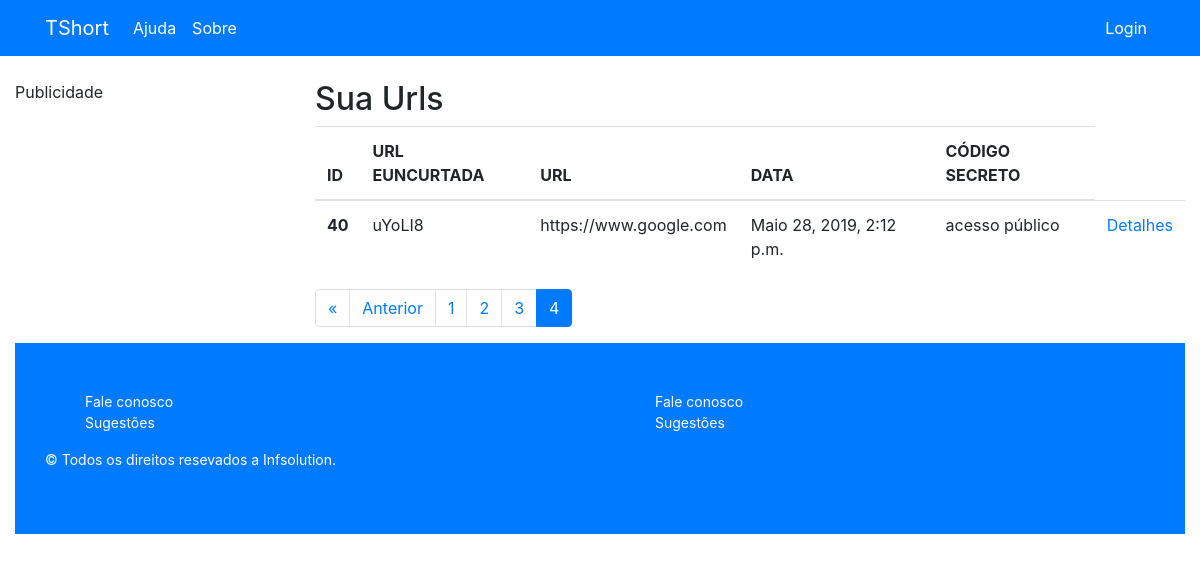
Page /report/?page=4 (signed in) on the earlier database version.
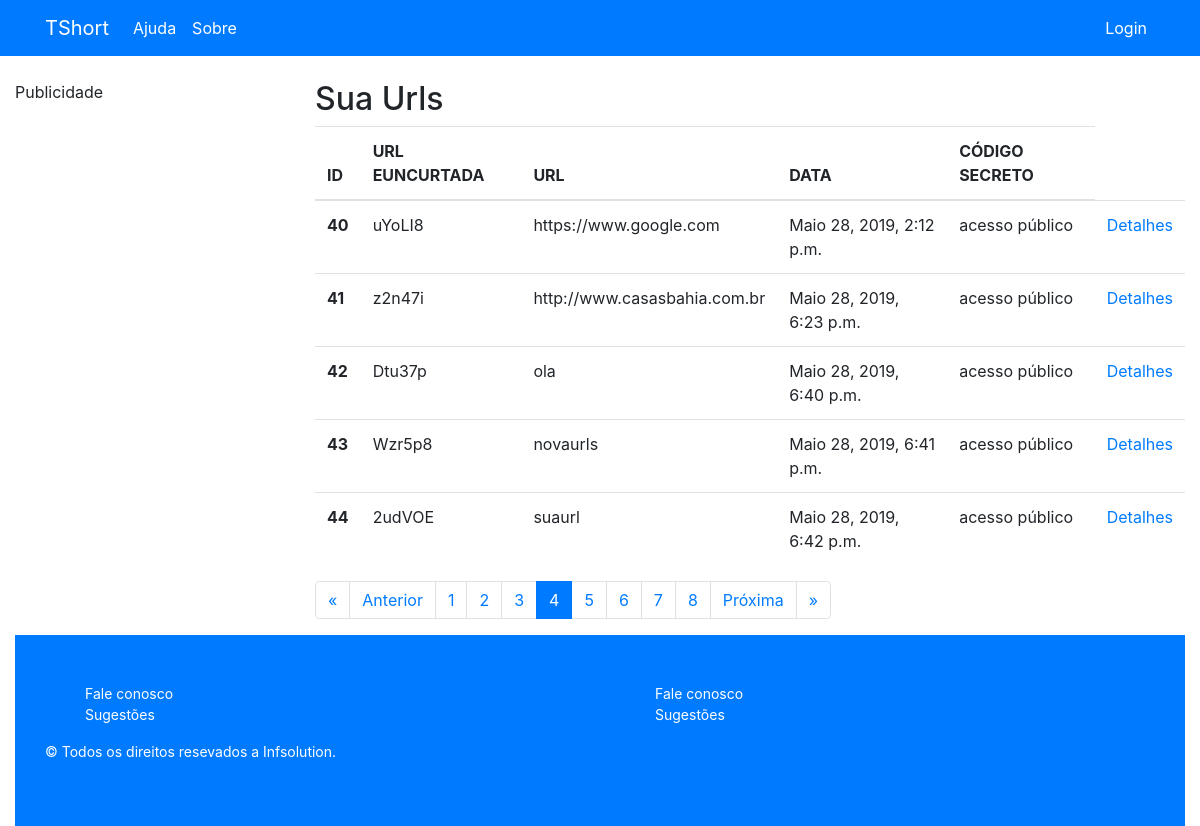
Same page on the later database version.
### app/models.py (models this page shows, shortened)
class Shortened(models.Model):
	perfil = models.ForeignKey(Perfil, related_name='shorteneds', on_delete=models.CASCADE, null=True)
	url = models.CharField(max_length=1024)
	url_shortened = models.CharField(max_length=256, null=True, unique=True)
	created_at = models.DateTimeField(auto_now_add=True)
	expiring_date = models.DateTimeField(auto_now_add=False, null=True)
	code = models.CharField(max_length=12, null=True, unique=True)
	private_code = models.CharField(max_length=12, null=True)
	preview = models.BooleanField(default=False)
	preview_message = models.TextField(null=True)

### app/views.py (the view)
# urls.py: path('report/', views.shotened_report, name='report'),
@login_required
def shotened_report(request):
	ITEMS_PER_PAGE = 5
	perfil_logado = get_perfil_logado(request)
	shorteneds = Shortened.objects.filter(perfil=perfil_logado)
	paginator = Paginator(shorteneds, ITEMS_PER_PAGE)
	page = request.GET.get('page',1)
	try:
		short_page = paginator.get_page(page)
	except InvalidPage:
		short_page = paginator.get_page(1)
	return render(request, 'app/report.html',{"shorteneds":short_page,"perfil_logado":perfil_logado})

### app/views.py (called while the page is built)
def get_perfil_logado(request):
	try:
		perfil = Perfil.objects.get(user=request.user)
	except Exception as e:
		return None
	return perfil

### app/templates/app/report.html
{% extends 'app/base.html' %}
{% load i18n %}
{% block body %}
<h2>{% trans "Sua Urls" %}</h2>
<table class="table table-hover table-responsive">
	<thead>
		<tr>
			<th scope="col">{% trans "ID"%}</th>
			<th scope="col">{% trans "URL EUNCURTADA"%}</th>
			<th scope="col">{% trans "URL"%}</th>
			<th scope="col">{% trans "DATA"%}</th>
			<th scope="col">{% trans "CÓDIGO SECRETO"%}</th>
		</tr>
	</thead>
	<tbody>
		{% if shorteneds %}
			{% for shortened in  shorteneds%}
			<tr>
			<th scope="row">{{shortened.id}}</th>
			<td>{{ shortened.url_shortened }}</td>
			<td>{{shortened.url}}</td>
			<td>{{shortened.created_at}}</td>
			{% if shortened.private_code == None %}
			<td>{% trans "acesso público" %}</td>
			{% else %}
			<td>{{shortened.private_code}}</td>
			{% endif %}
			<td><a href="{% url 'detail' shortened.id %}">Detalhes</a></td>
			</tr>
			{% endfor %}
		{% endif %}
</tbody>
</table>
<nav aria-label="...">
	<ul class="pagination">
	  {% if shorteneds.has_previous %}
	   <li class="page-item">
		<a class="page-link" href="?page=1" tabindex="-1">&laquo;</a>
	  </li>
	  <li class="page-item">
		<a class="page-link" href="?page={{ shorteneds.previous_page_number }}" tabindex="-1">Anterior</a>
	  </li>
	  {% endif %}
	  {% for page in  shorteneds.paginator.page_range %}
	  <li class="page-item active">
		{% if shorteneds.number == page %}
		<span class="page-link">{{shorteneds.number}}<span class="sr-only">(current)</span></span>
		{% else %}
		<li class="page-item">
		<a class="page-link" href="?page={{ page }}">{{ page }}</a>
		{% endif %}
	  </li>
	  {% endfor %}
		{% if shorteneds.has_next %}
	  <li class="page-item">
		<a class="page-link" href="?page={{ shorteneds.next_page_number }}">Próxima</a>
	  </li>
	  <li class="page-item">
		<a class="page-link" href="?page={{ shorteneds.paginator.num_pages }}"> &raquo;</a>
	  </li>
	  {% endif %}
	</ul>
</nav>
{% endblock %}

### app/templates/app/base.html (shortened to what this page needs)
<!DOCTYPE html>
<html>
{% load i18n %}
{% load static %}
<head>
	<link rel="stylesheet" href="{% static 'bootstrap/css/bootstrap.min.css' %}">
  <link rel="stylesheet" href="{% static 'fontawesome/css/fontawesome-all.min.css' %}">
</head>
<body style="margin-top: 5em;">
<div class="container-fluid">
	<header>
		<nav class="navbar navbar-expand-lg navbar-dark bg-primary fixed-top">
			<div class="container">
				<a class="navbar-brand" href="{% url 'index' %}">TShort</a>
				<div class="collapse navbar-collapse" id="navbarTogglerDemo01">
					<ul class="navbar-nav mr-auto mt-2 mt-lg-0">
						<li class="nav-item active">
							<a class="nav-link" href="{% url 'help' %}">Ajuda</a>
						</li>
						<li class="nav-item active">
							<a class="nav-link" href="{% url 'about' %}">Sobre</a>
						</li>
					</ul>
					<ul class="navbar-nav ml-auto mt-2 mt-lg-0">
						{% if perfil_logado.name %}
						<li class="nav-item dropdown">
							<a class="nav-link dropdown-toggle" data-toggle="dropdown" href="#" role="button" aria-haspopup="true" aria-expanded="false">{{ perfil_logado.name }}</a>
							<div class="dropdown-menu">
								<a class="dropdown-item" href="{% url 'report' %}">{% trans "Relatório" %}</a>
								<a class="dropdown-item" href="{% url 'contatos' %}">{% trans "Contatos" %}</a>
								<div class="dropdown-divider"></div>
								<a class="dropdown-item" href="{%url 'logout' %}">Sair</a>
							</div>
						</li>
						{% else %}
							<li class="nav-item active">
								<a class="nav-link" href="{% url 'login' %}">Login</a>
							</li>
						{% endif %}
					</ul>
				</div>
			</div>
		</nav>
	</header>
	<section class="row" >
	<nav class="col-md-3">
				Publicidade
		</nav>
	<article class="col-md-9">
		{% block body %}
		{% endblock %}
	</article>
	</section>
	<div class="row">
		<footer class="col-md-12">
			<div class="footer-main bg-primary py-5 small">
			 	<div class="container">
			 		<div class="row">
			 		<div class="col-md-6">
			 			<ul style="list-style: none">
			 				<li><a href="" class="text-white">{% trans "Fale conosco" %}</a></li>
			 				<li><a href="" class="text-white">{% trans "Sugestões" %}</a></li>
			 			</ul>
			 			<p class="text-white"> &copy; {% trans "Todos os direitos resevados a Infsolution." %}</p>
			 		</div>
			 		<div class="col-md-6">
			 			<ul style="list-style: none">
			 				<li><a href="" class="text-white">{% trans "Fale conosco" %}</a></li>
			 				<li><a href="" class="text-white">{% trans "Sugestões" %}</a></li>
			 			</ul>
			 		</div>
			 	</div>
				</div>
			</div>
		</footer>
	</div>
</div>
</body>
</html>
        {% get_current_language as LANGUAGE_CODE %}
        {% get_available_languages as LANGUAGES %}
        {% get_language_info_list for LANGUAGES as languages %}

Differences in the rows shown:
added Shortened: id "41", url_shortened "z2n47i", url "http://www.casasbahia.com.br", created_at "Maio 28, 2019, 6:23 p.m."
added Shortened: id "42", url_shortened "Dtu37p", url "ola", created_at "Maio 28, 2019, 6:40 p.m."
added Shortened: id "43", url_shortened "Wzr5p8", url "novaurls", created_at "Maio 28, 2019, 6:41 p.m."
added Shortened: id "44", url_shortened "2udVOE", url "suaurl", created_at "Maio 28, 2019, 6:42 p.m."
Other differences:
new list line: "5"
new list line: "6"
new list line: "7"
new list line: "8"
text now shown: "Próxima »"
